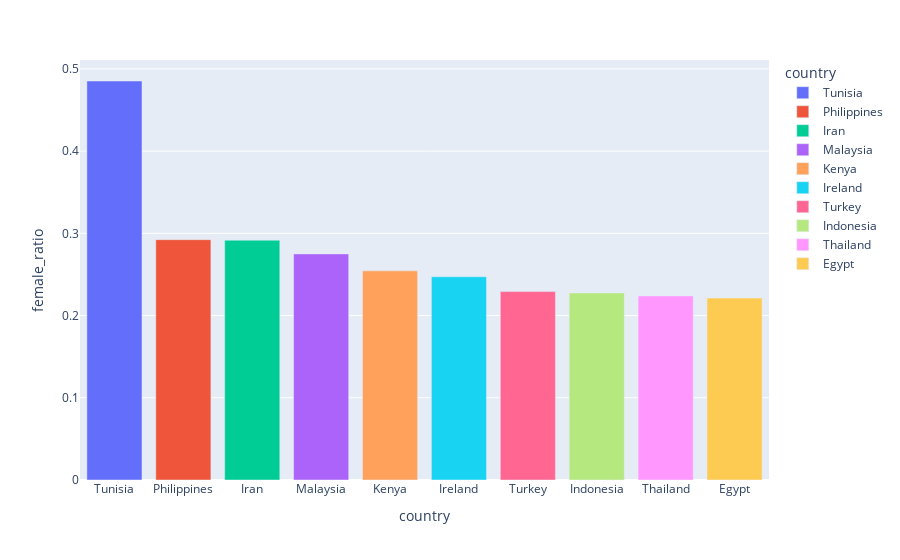

Notebook source saved alongside this figure:
### Code cell
# Calculating female ratio to get a better picture of presence of female in science.
female_ratio_by_country = \
  female_by_country.set_index('country').female_count / user_by_country.set_index('country').user_count
female_ratio_by_country = female_ratio_by_country.to_frame(name='female_ratio').reset_index()

# Top 10 country by female ratio
top10_country_by_female_ratio = female_ratio_by_country.sort_values(by='female_ratio', ascending=False).head(10)
px.bar(top10_country_by_female_ratio, x='country', y='female_ratio', color='country')

### Figure 1 — Plotly figure (JSON) as saved in the notebook; plotly's stock layout.template omitted (floating-point values rounded to 4 significant figures)
{"data": [{"alignmentgroup": "True", "hoverlabel": {"namelength": 0}, "hovertemplate": "country=%{x}<br>female_ratio=%{y}", "legendgroup": "Tunisia", "marker": {"color": "#636efa"}, "name": "Tunisia", "offsetgroup": "Tunisia", "orientation": "v", "showlegend": true, "textposition": "auto", "type": "bar", "x": ["Tunisia"], "xaxis": "x", "y": [0.4853], "yaxis": "y"}, {"alignmentgroup": "True", "hoverlabel": {"namelength": 0}, "hovertemplate": "country=%{x}<br>female_ratio=%{y}", "legendgroup": "Philippines", "marker": {"color": "#EF553B"}, "name": "Philippines", "offsetgroup": "Philippines", "orientation": "v", "showlegend": true, "textposition": "auto", "type": "bar", "x": ["Philippines"], "xaxis": "x", "y": [0.2923], "yaxis": "y"}, {"alignmentgroup": "True", "hoverlabel": {"namelength": 0}, "hovertemplate": "country=%{x}<br>female_ratio=%{y}", "legendgroup": "Iran", "marker": {"color": "#00cc96"}, "name": "Iran", "offsetgroup": "Iran", "orientation": "v", "showlegend": true, "textposition": "auto", "type": "bar", "x": ["Iran"], "xaxis": "x", "y": [0.2917], "yaxis": "y"}, {"alignmentgroup": "True", "hoverlabel": {"namelength": 0}, "hovertemplate": "country=%{x}<br>female_ratio=%{y}", "legendgroup": "Malaysia", "marker": {"color": "#ab63fa"}, "name": "Malaysia", "offsetgroup": "Malaysia", "orientation": "v", "showlegend": true, "textposition": "auto", "type": "bar", "x": ["Malaysia"], "xaxis": "x", "y": [0.275], "yaxis": "y"}, {"alignmentgroup": "True", "hoverlabel": {"namelength": 0}, "hovertemplate": "country=%{x}<br>female_ratio=%{y}", "legendgroup": "Kenya", "marker": {"color": "#FFA15A"}, "name": "Kenya", "offsetgroup": "Kenya", "orientation": "v", "showlegend": true, "textposition": "auto", "type": "bar", "x": ["Kenya"], "xaxis": "x", "y": [0.2544], "yaxis": "y"}, {"alignmentgroup": "True", "hoverlabel": {"namelength": 0}, "hovertemplate": "country=%{x}<br>female_ratio=%{y}", "legendgroup": "Ireland", "marker": {"color": "#19d3f3"}, "name": "Ireland", "offsetgroup": "Ireland", "orientation": "v", "showlegend": true, "textposition": "auto", "type": "bar", "x": ["Ireland"], "xaxis": "x", "y": [0.2472], "yaxis": "y"}, {"alignmentgroup": "True", "hoverlabel": {"namelength": 0}, "hovertemplate": "country=%{x}<br>female_ratio=%{y}", "legendgroup": "Turkey", "marker": {"color": "#FF6692"}, "name": "Turkey", "offsetgroup": "Turkey", "orientation": "v", "showlegend": true, "textposition": "auto", "type": "bar", "x": ["Turkey"], "xaxis": "x", "y": [0.2292], "yaxis": "y"}, {"alignmentgroup": "True", "hoverlabel": {"namelength": 0}, "hovertemplate": "country=%{x}<br>female_ratio=%{y}", "legendgroup": "Indonesia", "marker": {"color": "#B6E880"}, "name": "Indonesia", "offsetgroup": "Indonesia", "orientation": "v", "showlegend": true, "textposition": "auto", "type": "bar", "x": ["Indonesia"], "xaxis": "x", "y": [0.2275], "yaxis": "y"}, {"alignmentgroup": "True", "hoverlabel": {"namelength": 0}, "hovertemplate": "country=%{x}<br>female_ratio=%{y}", "legendgroup": "Thailand", "marker": {"color": "#FF97FF"}, "name": "Thailand", "offsetgroup": "Thailand", "orientation": "v", "showlegend": true, "textposition": "auto", "type": "bar", "x": ["Thailand"], "xaxis": "x", "y": [0.2239], "yaxis": "y"}, {"alignmentgroup": "True", "hoverlabel": {"namelength": 0}, "hovertemplate": "country=%{x}<br>female_ratio=%{y}", "legendgroup": "Egypt", "marker": {"color": "#FECB52"}, "name": "Egypt", "offsetgroup": "Egypt", "orientation": "v", "showlegend": true, "textposition": "auto", "type": "bar", "x": ["Egypt"], "xaxis": "x", "y": [0.2213], "yaxis": "y"}], "layout": {"barmode": "relative", "legend": {"title": {"text": "country"}, "tracegroupgap": 0}, "margin": {"t": 60}, "xaxis": {"anchor": "y", "categoryarray": ["Tunisia", "Philippines", "Iran", "Malaysia", "Kenya", "Ireland", "Turkey", "Indonesia", "Thailand", "Egypt"], "categoryorder": "array", "domain": [0, 1], "title": {"text": "country"}}, "yaxis": {"anchor": "x", "domain": [0, 1], "title": {"text": "female_ratio"}}}}
